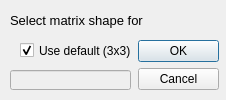
<?xml version="1.0" encoding="UTF-8"?>
<ui version="4.0">
 <class>Dialog</class>
 <widget class="QDialog" name="Dialog">
  <property name="geometry">
   <rect>
    <x>0</x>
    <y>0</y>
    <width>226</width>
    <height>100</height>
   </rect>
  </property>
  <property name="minimumSize">
   <size>
    <width>226</width>
    <height>100</height>
   </size>
  </property>
  <property name="maximumSize">
   <size>
    <width>226</width>
    <height>100</height>
   </size>
  </property>
  <property name="windowTitle">
   <string>Dialog</string>
  </property>
  <widget class="QDialogButtonBox" name="buttonBox">
   <property name="geometry">
    <rect>
     <x>138</x>
     <y>40</y>
     <width>81</width>
     <height>221</height>
    </rect>
   </property>
   <property name="orientation">
    <enum>Qt::Vertical</enum>
   </property>
   <property name="standardButtons">
    <set>QDialogButtonBox::Cancel|QDialogButtonBox::Ok</set>
   </property>
  </widget>
  <widget class="QCheckBox" name="checkBox">
   <property name="geometry">
    <rect>
     <x>20</x>
     <y>40</y>
     <width>111</width>
     <height>21</height>
    </rect>
   </property>
   <property name="text">
    <string>Use default (3x3)</string>
   </property>
   <property name="checked">
    <bool>true</bool>
   </property>
  </widget>
  <widget class="QLineEdit" name="lineEdit">
   <property name="enabled">
    <bool>false</bool>
   </property>
   <property name="geometry">
    <rect>
     <x>10</x>
     <y>70</y>
     <width>121</width>
     <height>20</height>
    </rect>
   </property>
  </widget>
  <widget class="QLabel" name="label">
   <property name="geometry">
    <rect>
     <x>10</x>
     <y>10</y>
     <width>201</width>
     <height>21</height>
    </rect>
   </property>
   <property name="font">
    <font>
     <pointsize>10</pointsize>
     <weight>50</weight>
     <bold>false</bold>
    </font>
   </property>
   <property name="text">
    <string>Select matrix shape for</string>
   </property>
  </widget>
 </widget>
 <resources/>
 <connections>
  <connection>
   <sender>buttonBox</sender>
   <signal>accepted()</signal>
   <receiver>Dialog</receiver>
   <slot>accept()</slot>
   <hints>
    <hint type="sourcelabel">
     <x>248</x>
     <y>254</y>
    </hint>
    <hint type="destinationlabel">
     <x>157</x>
     <y>274</y>
    </hint>
   </hints>
  </connection>
  <connection>
   <sender>buttonBox</sender>
   <signal>rejected()</signal>
   <receiver>Dialog</receiver>
   <slot>reject()</slot>
   <hints>
    <hint type="sourcelabel">
     <x>316</x>
     <y>260</y>
    </hint>
    <hint type="destinationlabel">
     <x>286</x>
     <y>274</y>
    </hint>
   </hints>
  </connection>
 </connections>
</ui>
